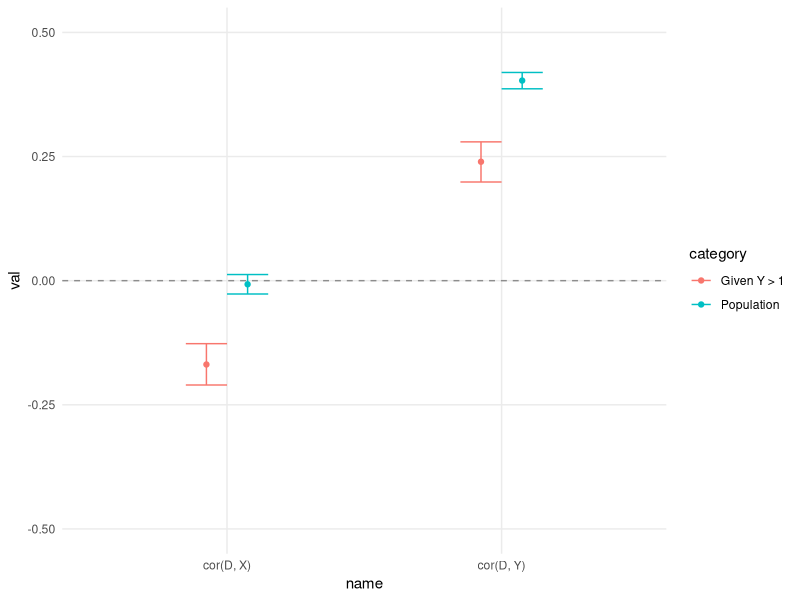

This figure's R source:
## ---- chunk 1
knitr::opts_chunk$set(echo = TRUE)
## ---- chunk 2
library(tidyverse)
set.seed(42)
N = 10000
# X and D cause Y
# X -> Y <- D
D = rnorm(N)
X = rnorm(N)
Y = 1/2 * D + 1/2 * X + rnorm(N)
df = data.frame(
    D=D,
    X=X,
    Y=Y
)
## ---- chunk 3
cor.test(df$D, df$X)
## ---- chunk 4
collider_df = df %>% filter(Y > 1)
cor.test(collider_df$D, collider_df$X)
## ---- chunk 5
cor.test(df$D, df$Y)
## ---- chunk 6
cor.test(collider_df$D, collider_df$Y)
## ---- chunk 7
collider_df = df %>% filter(Y > 1)
cor_df = data.frame(
    name=c(
        'cor(D, X)',
        'cor(D, X)',
        'cor(D, Y)',
        'cor(D, Y)'
    ),
    category=c(
        'Population',
        'Given Y > 1',
        'Population',
        'Given Y > 1'
    ),
    val=c(
        cor(df$D, df$X),
        cor(collider_df$D, collider_df$X),
        cor(df$D, df$Y),
        cor(collider_df$D, collider_df$Y)
    ),
    ucl=c(
        cor.test(df$D, df$X)$conf.int[1],
        cor.test(collider_df$D, collider_df$X)$conf.int[1],
        cor.test(df$D, df$Y)$conf.int[1],
        cor.test(collider_df$D, collider_df$Y)$conf.int[1]
    ),
    lcl=c(
        cor.test(df$D, df$X)$conf.int[2],
        cor.test(collider_df$D, collider_df$X)$conf.int[2],
        cor.test(df$D, df$Y)$conf.int[2],
        cor.test(collider_df$D, collider_df$Y)$conf.int[2]
    )
)
## ---- chunk 8
cor_df %>%
    ggplot(aes(x=name, y=val, color=category)) +
    geom_hline(yintercept=0, linetype='dashed', alpha=0.4) +
    geom_point(position=position_dodge(width=0.3)) +
    geom_errorbar(
        aes(ymin=lcl, ymax=ucl),
        position=position_dodge(width=0.3),
        width=0.3
    ) +
    ylim(-0.5, 0.5) +
    theme_minimal() +
    theme(
        panel.grid.minor=element_blank()
    )
